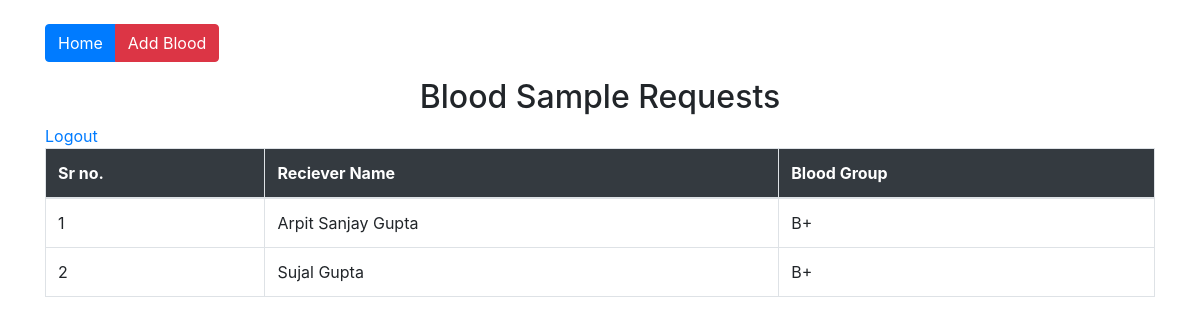
Screenshot of /Blood_Bank/hospital/view_request.php (signed in) with the database file from the repository.
### tables this page shows
CREATE TABLE `request` (
  `id` int(11) NOT NULL,
  `hos_id` int(11) NOT NULL,
  `blood_type` varchar(255) NOT NULL,
  `rec_id` int(11) NOT NULL
);

CREATE TABLE `reciever` (
  `r_id` int(11) NOT NULL,
  `name` varchar(255) NOT NULL,
  `gender` varchar(255) NOT NULL,
  `age` int(11) NOT NULL,
  `mobile` varchar(255) NOT NULL,
  `blood_group` varchar(255) NOT NULL,
  `email` varchar(255) NOT NULL,
  `password` varchar(255) NOT NULL,
  `cpassword` varchar(255) NOT NULL,
  `request` varchar(5) NOT NULL DEFAULT 'false'
);

### Blood_Bank/hospital/view_request.php (the view, shortened to what this page needs)
<!DOCTYPE html>
<html>
<head>
	<?php include '../link.php' ?>
</head>
<body>
	<div class="container">
	<div class="btn-group mt-4">
	  <button type="button" class="btn btn-primary" onClick="window.location='../index.php';">Home</button>
	  <button type="button" class="btn btn-danger" onClick="window.location='add_blood_info.php';">Add Blood</button>
	</div>
	<div class="center-div mt-3">
		<h2 class="text-center">Blood Sample Requests</h2>
		<a href="logout.php">Logout</a>
		<div class="table-respnsive">
			<table class="table table-hover table-bordered">
				<thead class="bg-dark text-white">
				  <tr>
				    <th>Sr no.</th>
				    <th>Reciever Name</th>
				    <th>Blood Group</th>
				  </tr>
				</thead>
				<tbody>
			<?php
				include '../connection.php';
				$h_id = $_SESSION['h_id'];
				$selectquery = "select * from request inner join reciever on request.rec_id = reciever.r_id where hos_id=$h_id ";
				$query = mysqli_query($con,$selectquery);
    			if($query){
					$i = 0;
					while($res = mysqli_fetch_array($query)){
				?>
					  <tr>
					    <td><?php echo ++$i; ?></td>
					    <td><?php echo $res['name']; ?></td>
					    <td><?php echo $res['blood_type']; ?></td>
					  </tr>
					  <?php
						}
					}
						?>
				</tbody>
			</table>
		</div>
	</div>
	</div>
</body>
</html>

### rows the page displays
request: reciever.name "Arpit Sanjay Gupta", blood_type "B+"
request: reciever.name "Sujal Gupta", blood_type "B+"
